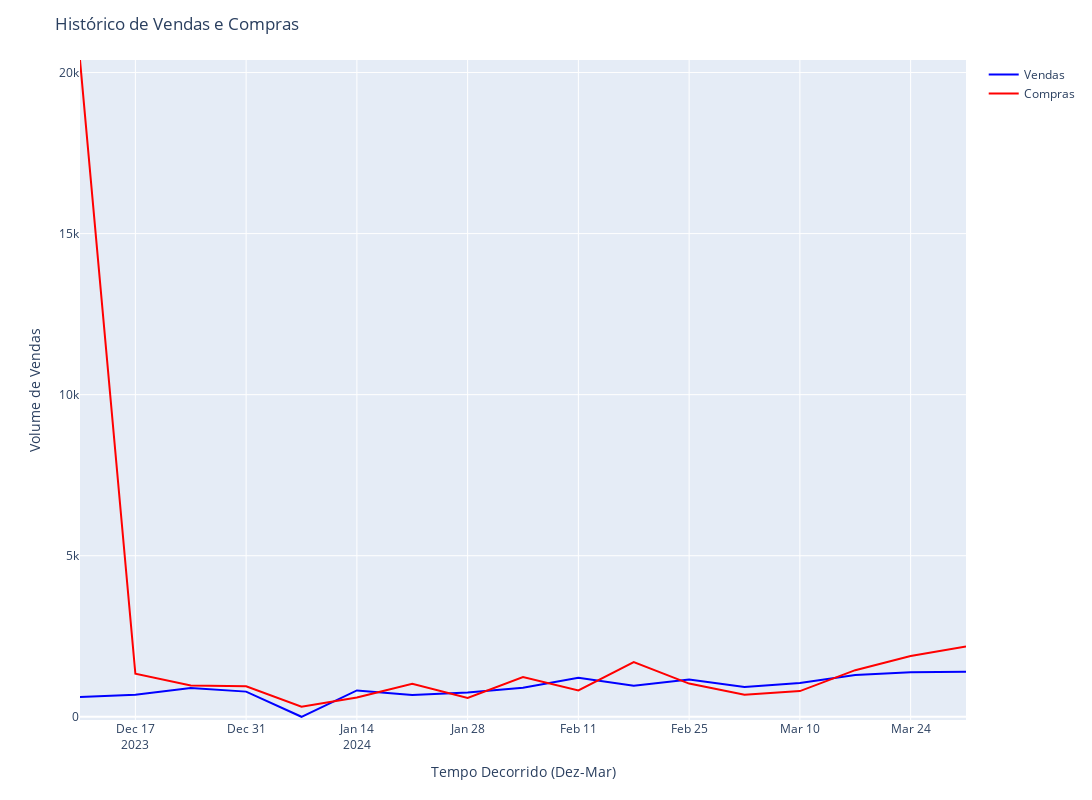

The notebook cell this image was saved under:
### Code cell
import plotly.express as px
import pandas as pd

time = sales.index
buys = df[df['Flow'] == 'Produto'].groupby(pd.Grouper(freq='W'))['Amount'].sum()

fig = px.line()
fig.add_scatter(x=time, y=sales, mode='lines', name='Vendas', line=dict(color='blue', width=2))
fig.add_scatter(x=time, y=buys, mode='lines', name='Compras', line=dict(color='red', width=2))

fig.update_layout(
    title='Histórico de Vendas e Compras',
    xaxis_title='Tempo Decorrido (Dez-Mar)',
    yaxis_title='Volume de Vendas',
    width=1200,
    height=800,
    yaxis=dict(range=[-100, max(max(sales), max(buys))]) 
)

fig.show()

### Figure 1 — Plotly figure (JSON) as saved in the notebook; plotly's stock layout.template omitted (floating-point values rounded to 4 significant figures)
{"data": [{"hovertemplate": "<extra></extra>", "legendgroup": "", "line": {"color": "#636efa", "dash": "solid"}, "marker": {"symbol": "circle"}, "mode": "lines", "name": "", "orientation": "v", "showlegend": false, "type": "scatter", "xaxis": "x", "yaxis": "y"}, {"line": {"color": "blue", "width": 2}, "mode": "lines", "name": "Vendas", "type": "scatter", "x": ["2023-12-10T00:00:00", "2023-12-17T00:00:00", "2023-12-24T00:00:00", "2023-12-31T00:00:00", "2024-01-07T00:00:00", "2024-01-14T00:00:00", "2024-01-21T00:00:00", "2024-01-28T00:00:00", "2024-02-04T00:00:00", "2024-02-11T00:00:00", "2024-02-18T00:00:00", "2024-02-25T00:00:00", "2024-03-03T00:00:00", "2024-03-10T00:00:00", "2024-03-17T00:00:00", "2024-03-24T00:00:00", "2024-03-31T00:00:00"], "y": [612, 684, 891, 781, 0, 819, 675, 755, 904, 1214, 961, 1157, 926, 1048, 1299, 1386, 1395]}, {"line": {"color": "red", "width": 2}, "mode": "lines", "name": "Compras", "type": "scatter", "x": ["2023-12-10T00:00:00", "2023-12-17T00:00:00", "2023-12-24T00:00:00", "2023-12-31T00:00:00", "2024-01-07T00:00:00", "2024-01-14T00:00:00", "2024-01-21T00:00:00", "2024-01-28T00:00:00", "2024-02-04T00:00:00", "2024-02-11T00:00:00", "2024-02-18T00:00:00", "2024-02-25T00:00:00", "2024-03-03T00:00:00", "2024-03-10T00:00:00", "2024-03-17T00:00:00", "2024-03-24T00:00:00", "2024-03-31T00:00:00"], "y": [20390, 1336, 969, 948, 313, 597, 1026, 587, 1231, 820, 1695, 1030, 684, 797, 1447, 1889, 2181]}], "layout": {"height": 800, "legend": {"tracegroupgap": 0}, "margin": {"t": 60}, "title": {"text": "Histórico de Vendas e Compras"}, "width": 1200, "xaxis": {"anchor": "y", "domain": [0, 1], "title": {"text": "Tempo Decorrido (Dez-Mar)"}}, "yaxis": {"anchor": "x", "domain": [0, 1], "range": [-100, 20390], "title": {"text": "Volume de Vendas"}}}}
